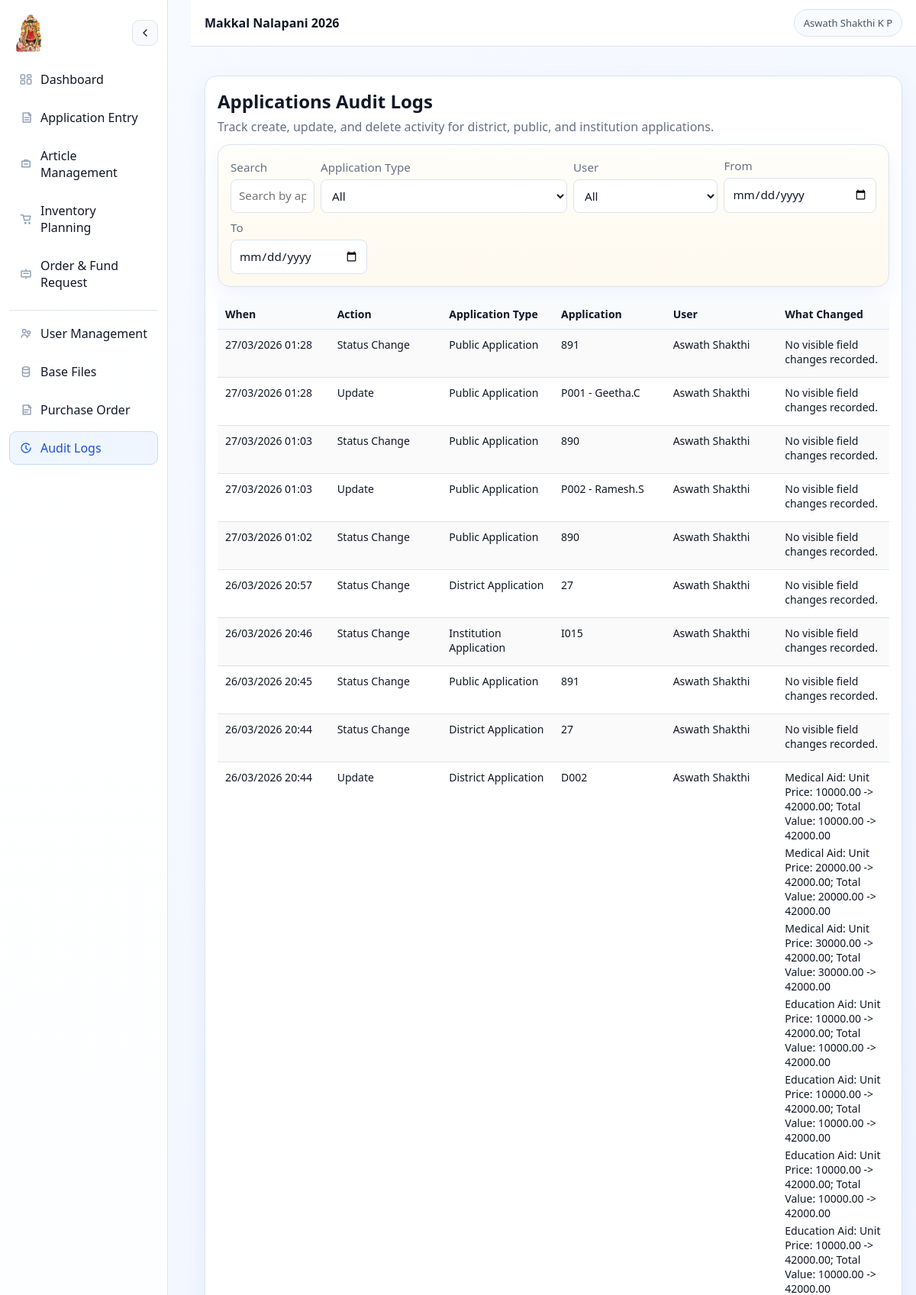
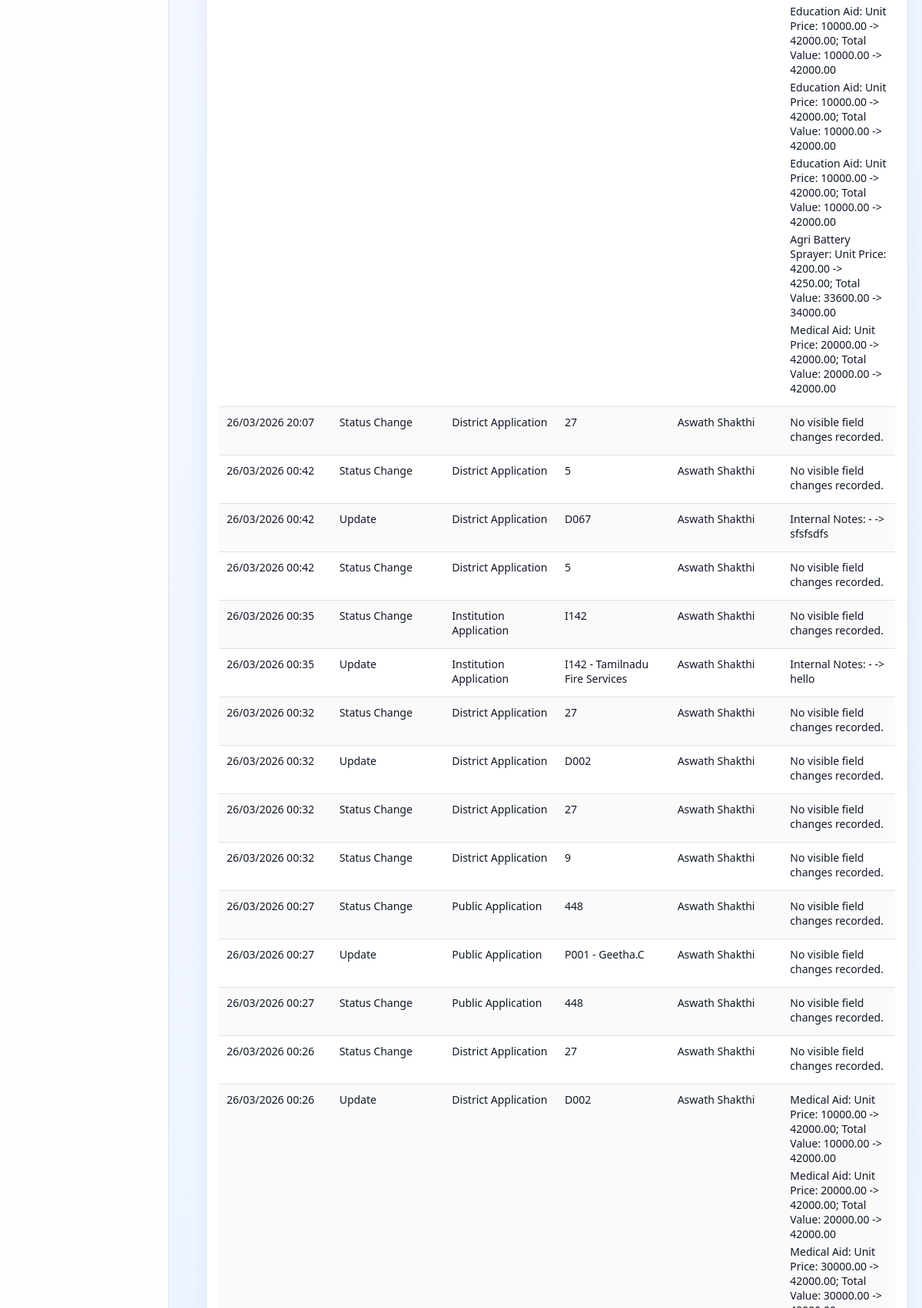
The app's page /ui/applications/audit-logs/ (signed in, upper part) with its own data (2 pictures, top to bottom).
### core/models.py (models this page shows, shortened)
class AppUser(AbstractUser):
    id = models.UUIDField(primary_key=True, default=uuid4, editable=False)
    username = None
    email = models.EmailField(unique=True)
    role = models.CharField(max_length=12, choices=RoleChoices.choices, default=RoleChoices.VIEWER)
    status = models.CharField(max_length=9, choices=StatusChoices.choices, default=StatusChoices.ACTIVE)
    created_by = models.ForeignKey(
        "self",
        null=True,
        blank=True,
        on_delete=models.SET_NULL,
        related_name="created_app_users",
    )
    created_at = models.DateTimeField(default=timezone.now)
    updated_at = models.DateTimeField(auto_now=True)
    objects = AppUserManager()
    USERNAME_FIELD = "email"
    REQUIRED_FIELDS: list[str] = []
    class Meta:
        db_table = "app_users"
        verbose_name = "App User"
        verbose_name_plural = "App Users"
    def get_module_permission_map(self):
        cache_name = "_resolved_module_permission_map"
        if hasattr(self, cache_name):
            return getattr(self, cache_name)
        permission_map = build_role_module_permission_map(self.role)
        if hasattr(self, "_prefetched_objects_cache") and "module_permissions" in self._prefetched_objects_cache:
            permission_rows = list(self._prefetched_objects_cache["module_permissions"])
        else:
            permission_rows = list(self.module_permissions.all())
        for permission in permission_rows:
            module_key = permission.module_key
            permission_map[module_key] = {
                f"can_{action}": bool(getattr(permission, f"can_{action}", False))
                for action in ALL_MODULE_PERMISSION_ACTIONS
            }
        setattr(self, cache_name, permission_map)
        return permission_map
    def has_module_permission(self, module_key, action="view"):
        if not getattr(self, "is_authenticated", False):
            return False
        if self.is_superuser:
            return True
        if self.status != StatusChoices.ACTIVE:
            return False
        resolved_key = getattr(module_key, "value", module_key)
        permission_field = action if str(action).startswith("can_") else f"can_{action}"
        return bool(self.get_module_permission_map().get(str(resolved_key), {}).get(permission_field, False))

class BaseTimestampedModel(models.Model):
    created_at = models.DateTimeField(default=timezone.now)
    updated_at = models.DateTimeField(auto_now=True)
    class Meta:
        abstract = True

class AuditLog(BaseTimestampedModel):
    user = models.ForeignKey(AppUser, on_delete=models.SET_NULL, null=True, related_name="audit_logs")
    action_type = models.CharField(max_length=16, choices=ActionTypeChoices.choices)
    entity_type = models.CharField(max_length=100)
    entity_id = models.CharField(max_length=120, blank=True, null=True)
    details = models.JSONField(default=dict, blank=True)
    ip_address = models.CharField(max_length=64, blank=True, null=True)
    user_agent = models.CharField(max_length=255, blank=True, null=True)
    class Meta:
        db_table = "audit_logs"
        verbose_name = "Audit Log"
        verbose_name_plural = "Audit Logs"
        indexes = [
            models.Index(fields=["user"]),
            models.Index(fields=["action_type"]),
            models.Index(fields=["entity_type"]),
            models.Index(fields=["created_at"]),
            models.Index(fields=["entity_type", "entity_id"]),
        ]

### core/web_views.py (the view, shortened to what this page needs)
# urls.py: path("applications/audit-logs/", web_views.ApplicationAuditLogListView.as_view(), name="application-audit-logs"),
class ApplicationAuditLogListView(LoginRequiredMixin, AdminRequiredMixin, ListView):
    module_key = models.ModuleKeyChoices.AUDIT_LOGS
    permission_action = "view"
    model = models.AuditLog
    template_name = "dashboard/application_audit_logs.html"
    context_object_name = "audit_logs"
    paginate_by = 50
    def get_queryset(self):
        queryset = models.AuditLog.objects.select_related("user").filter(
            entity_type__in=[
                "district_application",
                "public_application",
                "institution_application",
            ]
        ).order_by("-created_at")
        q = (self.request.GET.get("q") or "").strip()
        application_type = (self.request.GET.get("application_type") or "").strip()
        user_id = (self.request.GET.get("user_id") or "").strip()
        date_from = (self.request.GET.get("date_from") or "").strip()
        date_to = (self.request.GET.get("date_to") or "").strip()
        if application_type:
            queryset = queryset.filter(entity_type=application_type)
        if user_id:
            queryset = queryset.filter(user_id=user_id)
        if date_from:
            queryset = queryset.filter(created_at__date__gte=date_from)
        if date_to:
            queryset = queryset.filter(created_at__date__lte=date_to)
        return queryset
    def get_context_data(self, **kwargs):
        context = super().get_context_data(**kwargs)
        context["search_query"] = (self.request.GET.get("q") or "").strip()
        context["application_type"] = (self.request.GET.get("application_type") or "").strip()
        context["selected_user_id"] = (self.request.GET.get("user_id") or "").strip()
        context["date_from"] = (self.request.GET.get("date_from") or "").strip()
        context["date_to"] = (self.request.GET.get("date_to") or "").strip()
        context["application_type_choices"] = [
            ("district_application", "District Application"),
            ("public_application", "Public Application"),
            ("institution_application", "Institution Application"),
        ]
        context["audit_users"] = (
            models.AppUser.objects.filter(
                audit_logs__entity_type__in=[
                    "district_application",
                    "public_application",
                    "institution_application",
                ]
            )
            .distinct()
            .order_by("first_name", "email")
        )
        context["audit_rows"] = [
            {
                "log": log,
                "application_label": _application_audit_label(log),
                "change_lines": _application_audit_change_lines(log),
                "user_label": _audit_user_label(log.user),
            }
            for log in context["audit_logs"]
        ]
        return context

### templates/dashboard/application_audit_logs.html (shortened to what this page needs)
{% extends "base.html" %}
{% block content %}
  <section class="card">
    <div class="toolbar" style="justify-content: space-between;">
      <div>
        <h2 style="margin: 0 0 6px;">Applications Audit Logs</h2>
        <p style="margin: 0; color: var(--text-secondary);">
          Track create, update, and delete activity for district, public, and institution applications.
        </p>
      </div>
    </div>
    <form method="get" class="card" id="audit-filter-form" style="margin-bottom: 16px; background: linear-gradient(180deg, #fffef9 0%, #fff9ef 100%);">
      <div class="toolbar" style="margin-bottom: 0; align-items: end;">
        <div style="flex: 1;">
          <label>Search</label>
          <input class="input" type="text" name="q" value="{{ search_query }}" placeholder="Search by application, action, or user">
        </div>
        <div>
          <label>Application Type</label>
          <select class="input" name="application_type">
            <option value="">All</option>
          </select>
        </div>
        <div>
          <label>User</label>
          <select class="input" name="user_id">
            <option value="">All</option>
          </select>
        </div>
        <div>
          <label>From</label>
          <input class="input" type="date" name="date_from" value="{{ date_from }}">
        </div>
        <div>
          <label>To</label>
          <input class="input" type="date" name="date_to" value="{{ date_to }}">
        </div>
      </div>
    </form>
    <div class="table-responsive">
      <table>
        <thead>
          <tr>
            <th>When</th>
            <th>Action</th>
            <th>Application Type</th>
            <th>Application</th>
            <th>User</th>
            <th>What Changed</th>
          </tr>
        </thead>
        <tbody>
          {% for row in audit_rows %}
            <tr>
              <td>{{ row.log.created_at|date:"d/m/Y H:i" }}</td>
              <td>{{ row.log.get_action_type_display }}</td>
              <td>{{ row.log.entity_type|cut:"_application"|title }} Application</td>
              <td>{{ row.application_label }}</td>
              <td>{{ row.user_label }}</td>
              <td>
                {% for line in row.change_lines %}
                  <div style="margin-bottom: 4px;">{{ line }}</div>
                {% endfor %}
              </td>
            </tr>
          {% empty %}
            <tr>
              <td colspan="6">No application audit logs yet.</td>
            </tr>
          {% endfor %}
        </tbody>
      </table>
    </div>
  </section>
{% endblock %}

### templates/base.html (shortened to what this page needs)
<!doctype html>
<html lang="en">
<head>
  {% load static %}
  <link rel="stylesheet" href="{% static 'core/styles/mnp-theme.css' %}">
</head>
<body class="light {% if 'login' in request.path %}mnp-login{% endif %}">
  <div class="app-shell">
    <aside class="sidebar" id="app-sidebar">
      <div class="sidebar-header">
        <div class="sidebar-brand-row">
          <img class="sidebar-brand-logo" src="{% static 'core/images/login-logo.webp' %}" alt="Makkal Nala Pani logo">
          {% if request.user.is_authenticated %}
            <button class="sidebar-toggle" id="sidebar-close-toggle" type="button" aria-label="Close sidebar">
            </button>
          {% endif %}
        </div>
      </div>
      <nav class="menu">
        {% if request.user.is_authenticated %}
          {% with module_perms=request.user.get_module_permission_map %}
          <a href="{% url 'ui:dashboard' %}" class="menu-item {% if request.path == '/ui/' or '/ui/dashboard/' in request.path %}active{% endif %}">
            <span class="menu-icon"><svg viewBox="0 0 24 24"><rect x="3" y="4" width="7" height="7" rx="1.5"/><rect x="14" y="4" width="7" height="4.5" rx="1.5"/><rect x="14" y="11.5" width="7" height="8.5" rx="1.5"/><rect x="3" y="14" width="7" height="6" rx="1.5"/></svg></span><span class="menu-label">Dashboard</span>
          </a>
          {% if module_perms.application_entry.can_view %}
            <a href="{% url 'ui:master-entry' %}" class="menu-item {% if 'master-entry' in request.path %}active{% endif %}">
              <span class="menu-icon"><svg viewBox="0 0 24 24"><path d="M7 4h10l3 3v13H7z"/><path d="M17 4v4h4"/><path d="M10 12h7"/><path d="M10 16h7"/></svg></span><span class="menu-label">Application Entry</span>
            </a>
          {% endif %}
          {% if module_perms.article_management.can_view %}
            <a href="{% url 'ui:article-list' %}" class="menu-item {% if 'article' in request.path %}active{% endif %}">
              <span class="menu-icon"><svg viewBox="0 0 24 24"><path d="M5 7h14v10H5z"/><path d="M9 7V5h6v2"/><path d="M9 12h6"/></svg></span><span class="menu-label">Article Management</span>
            </a>
          {% endif %}
          {% if module_perms.inventory_planning.can_view %}
            <a href="{% url 'ui:order-management' %}" class="menu-item {% if 'order-management' in request.path %}active{% endif %}">
              <span class="menu-icon"><svg viewBox="0 0 24 24"><path d="M3 5h4l2.2 9h8.8l2-7H8.5"/><path d="M10 19a1 1 0 1 1 0 .01"/><path d="M17 19a1 1 0 1 1 0 .01"/></svg></span><span class="menu-label">Inventory Planning</span>
            </a>
          {% endif %}
          {% if module_perms.order_fund_request.can_view %}
            <div class="menu-group {% if 'fund-request' in request.path %}open{% endif %}">
              <div class="menu-group-head">
                <button class="menu-item menu-group-trigger {% if 'fund-request' in request.path and not request.GET.status %}active{% endif %}" type="button" aria-label="Toggle Order & Fund Request submenu" aria-expanded="{% if 'fund-request' in request.path %}true{% else %}false{% endif %}">
                  <span class="menu-icon"><svg viewBox="0 0 24 24"><path d="M4 7h16v10H4z"/><path d="M8 11h8"/><path d="M12 7V4"/><path d="M12 20v-3"/></svg></span><span class="menu-label">Order & Fund Request</span>
                </button>
              </div>
            </div>
          {% endif %}
          {% if module_perms.user_management.can_view or module_perms.base_files.can_view or module_perms.purchase_order.can_view or module_perms.audit_logs.can_view %}
            <div class="menu-divider"></div>
            {% if module_perms.user_management.can_view %}
              <a href="{% url 'ui:user-list' %}" class="menu-item {% if '/ui/users/' in request.path %}active{% endif %}">
                <span class="menu-icon"><svg viewBox="0 0 24 24"><circle cx="9" cy="8" r="3"/><circle cx="17" cy="10" r="2.5"/><path d="M4 19c0-2.8 2.8-5 5-5s5 2.2 5 5"/><path d="M14 19c.3-1.9 1.8-3.4 3.8-4"/></svg></span><span class="menu-label">User Management</span>
              </a>
            {% endif %}
            {% if module_perms.base_files.can_view %}
              <a href="{% url 'ui:master-data-districts' %}" class="menu-item {% if 'master-data' in request.path %}active{% endif %}">
                <span class="menu-icon"><svg viewBox="0 0 24 24"><ellipse cx="12" cy="6" rx="6" ry="2.5"/><path d="M6 6v6c0 1.4 2.7 2.5 6 2.5s6-1.1 6-2.5V6"/><path d="M6 12v6c0 1.4 2.7 2.5 6 2.5s6-1.1 6-2.5v-6"/></svg></span><span class="menu-label">Base Files</span>
              </a>
            {% endif %}
            {% if module_perms.purchase_order.can_view %}
              <a href="{% url 'ui:purchase-order-list' %}" class="menu-item {% if '/ui/purchase-orders/' in request.path %}active{% endif %}">
                <span class="menu-icon"><svg viewBox="0 0 24 24"><path d="M7 4h10l3 3v13H7z"/><path d="M17 4v4h4"/><path d="M9 12h8"/><path d="M9 16h6"/></svg></span><span class="menu-label">Purchase Order</span>
              </a>
            {% endif %}
            {% if module_perms.audit_logs.can_view %}
              <a href="{% url 'ui:application-audit-logs' %}" class="menu-item {% if 'applications/audit-logs' in request.path %}active{% endif %}">
                <span class="menu-icon"><svg viewBox="0 0 24 24"><path d="M12 8v5l3 2"/><path d="M20 12a8 8 0 1 1-2.34-5.66"/></svg></span><span class="menu-label">Audit Logs</span>
              </a>
            {% endif %}
          {% endif %}
          {% endwith %}
        {% else %}
          <a href="{% url 'ui-login' %}" class="menu-item">Login</a>
        {% endif %}
      </nav>
    </aside>
    <div class="app-main">
      <header class="topbar">
        <div class="topbar-left">
          <div class="topbar-title">Makkal Nalapani {% now "Y" %}</div>
        </div>
        <div class="topbar-actions">
          <div class="user-pill">
            {% if request.user.is_authenticated %}
              {{ request.user.get_full_name|default:request.user.email }}
            {% else %}
              Not signed in
            {% endif %}
          </div>
        </div>
      </header>
      <main class="app-content">
        <div class="wrap">
          {% block content %}{% endblock %}
        </div>
      </main>
    </div>
  </div>
</body>
</html>

### records on screen
AppUser: user.get_full_name "Aswath Shakthi K P"
AuditLog: log.created_at "27/03/2026 01:28", log.action_type "Status Change", log.entity_type "Public", application_label "891", user_label "Aswath Shakthi", change_lines "No visible field changes recorded."
AuditLog: log.created_at "27/03/2026 01:28", log.action_type "Update", log.entity_type "Public", application_label "P001 - Geetha.C", user_label "Aswath Shakthi", change_lines "No visible field changes recorded."
AuditLog: log.created_at "27/03/2026 01:03", log.action_type "Status Change", log.entity_type "Public", application_label "890", user_label "Aswath Shakthi", change_lines "No visible field changes recorded."
AuditLog: log.created_at "27/03/2026 01:03", log.action_type "Update", log.entity_type "Public", application_label "P002 - Ramesh.S", user_label "Aswath Shakthi", change_lines "No visible field changes recorded."
AuditLog: log.created_at "27/03/2026 01:02", log.action_type "Status Change", log.entity_type "Public", application_label "890", user_label "Aswath Shakthi", change_lines "No visible field changes recorded."
AuditLog: log.created_at "26/03/2026 20:57", log.action_type "Status Change", log.entity_type "District", application_label "27", user_label "Aswath Shakthi", change_lines "No visible field changes recorded."
AuditLog: log.created_at "26/03/2026 20:46", log.action_type "Status Change", log.entity_type "Institution", application_label "I015", user_label "Aswath Shakthi", change_lines "No visible field changes recorded."
AuditLog: log.created_at "26/03/2026 20:45", log.action_type "Status Change", log.entity_type "Public", application_label "891", user_label "Aswath Shakthi", change_lines "No visible field changes recorded."
AuditLog: log.created_at "26/03/2026 20:44", log.action_type "Status Change", log.entity_type "District", application_label "27", user_label "Aswath Shakthi", change_lines "No visible field changes recorded."
AuditLog: log.created_at "26/03/2026 20:44", log.action_type "Update", log.entity_type "District", application_label "D002", user_label "Aswath Shakthi", change_lines "Medical Aid: Unit Price: 10000.00 -> 42000.00; Total Value: 10000.00 -> 42000.00" "Medical Aid: Unit Price: 20000.00 -> 42000.00; Total Value: 20000.00 -> 42000.00" "Medical Aid: Unit Price: 30000.00 -> 42000.00; Total Value: 30000.00 -> 42000.00" "Education Aid: Unit Price: 10000.00 -> 42000.00; Total Value: 10000.00 -> 42000.00" "Education Aid: Unit Price: 10000.00 -> 42000.00; Total Value: 10000.00 -> 42000.00" "Education Aid: Unit Price: 10000.00 -> 42000.00; Total Value: 10000.00 -> 42000.00" "Education Aid: Unit Price: 10000.00 -> 42000.00; Total Value: 10000.00 -> 42000.00" "Education Aid: Unit Price: 10000.00 -> 42000.00; Total Value: 10000.00 -> 42000.00" "Education Aid: Unit Price: 10000.00 -> 42000.00; Total Value: 10000.00 -> 42000.00" "Education Aid: Unit Price: 10000.00 -> 42000.00; Total Value: 10000.00 -> 42000.00" "Agri Battery Sprayer: Unit Price: 4200.00 -> 4250.00; Total Value: 33600.00 -> 34000.00" "Medical Aid: Unit Price: 20000.00 -> 42000.00; Total Value: 20000.00 -> 42000.00"
AuditLog: log.created_at "26/03/2026 20:07", log.action_type "Status Change", log.entity_type "District", application_label "27", user_label "Aswath Shakthi", change_lines "No visible field changes recorded."
AuditLog: log.created_at "26/03/2026 00:42", log.action_type "Status Change", log.entity_type "District", application_label "5", user_label "Aswath Shakthi", change_lines "No visible field changes recorded."
AuditLog: log.created_at "26/03/2026 00:42", log.action_type "Update", log.entity_type "District", application_label "D067", user_label "Aswath Shakthi", change_lines "Internal Notes: - -> sfsfsdfs"
AuditLog: log.created_at "26/03/2026 00:42", log.action_type "Status Change", log.entity_type "District", application_label "5", user_label "Aswath Shakthi", change_lines "No visible field changes recorded."
AuditLog: log.created_at "26/03/2026 00:35", log.action_type "Status Change", log.entity_type "Institution", application_label "I142", user_label "Aswath Shakthi", change_lines "No visible field changes recorded."
AuditLog: log.created_at "26/03/2026 00:35", log.action_type "Update", log.entity_type "Institution", application_label "I142 - Tamilnadu Fire Services", user_label "Aswath Shakthi", change_lines "Internal Notes: - -> hello"
AuditLog: log.created_at "26/03/2026 00:32", log.action_type "Status Change", log.entity_type "District", application_label "27", user_label "Aswath Shakthi", change_lines "No visible field changes recorded."
AuditLog: log.created_at "26/03/2026 00:32", log.action_type "Update", log.entity_type "District", application_label "D002", user_label "Aswath Shakthi", change_lines "No visible field changes recorded."
AuditLog: log.created_at "26/03/2026 00:32", log.action_type "Status Change", log.entity_type "District", application_label "27", user_label "Aswath Shakthi", change_lines "No visible field changes recorded."
AuditLog: log.created_at "26/03/2026 00:32", log.action_type "Status Change", log.entity_type "District", application_label "9", user_label "Aswath Shakthi", change_lines "No visible field changes recorded."
AuditLog: log.created_at "26/03/2026 00:27", log.action_type "Status Change", log.entity_type "Public", application_label "448", user_label "Aswath Shakthi", change_lines "No visible field changes recorded."
AuditLog: log.created_at "26/03/2026 00:27", log.action_type "Update", log.entity_type "Public", application_label "P001 - Geetha.C", user_label "Aswath Shakthi", change_lines "No visible field changes recorded."
AuditLog: log.created_at "26/03/2026 00:27", log.action_type "Status Change", log.entity_type "Public", application_label "448", user_label "Aswath Shakthi", change_lines "No visible field changes recorded."
AuditLog: log.created_at "26/03/2026 00:26", log.action_type "Status Change", log.entity_type "District", application_label "27", user_label "Aswath Shakthi", change_lines "No visible field changes recorded."
AuditLog: log.created_at "26/03/2026 00:26", log.action_type "Update", log.entity_type "District", application_label "D002", user_label "Aswath Shakthi", change_lines "Medical Aid: Unit Price: 10000.00 -> 42000.00; Total Value: 10000.00 -> 42000.00" "Medical Aid: Unit Price: 20000.00 -> 42000.00; Total Value: 20000.00 -> 42000.00"
